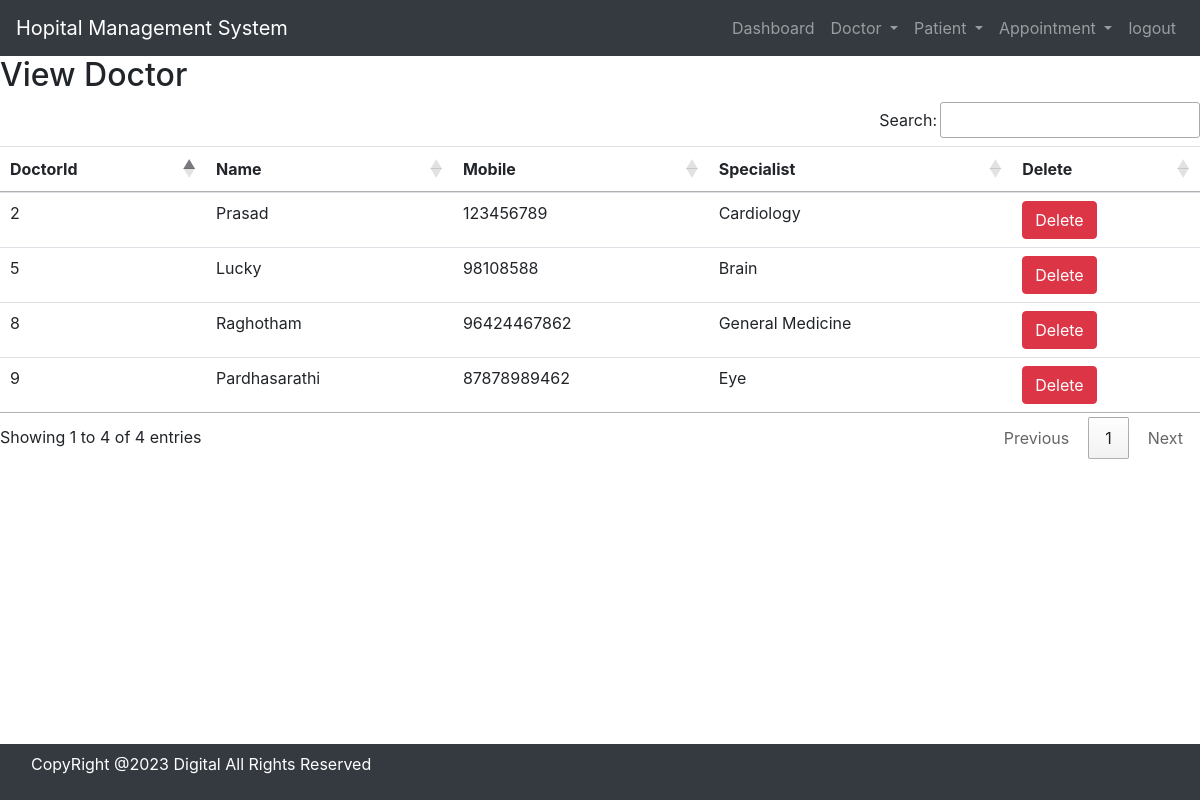
/view_doctor/ (signed in), run on the app's committed database.
### hospital/models.py (models this page shows, shortened)
class Doctor(models.Model):
    Name = models.CharField(max_length=50)
    mobile = models.IntegerField()
    specialist = models.CharField(max_length=50)

### hospital/views.py (the view)
# urls.py: path('view_doctor/', View_Doctor, name='view_doctor'),
def View_Doctor(request):
	if not request.user.is_staff:
		return redirect('login')
	doc = Doctor.objects.all()
	d = {'doc':doc}
	return render(request,'view_doctor.html',d)

### hospital/templates/view_doctor.html
{% include 'base.html' %}
{% include 'navigation.html' %}
{% block content %}
<div>
    <h2>View Doctor</h2>
    <table id="example" class="table table-hover">
        <thead>
            <tr>
                <th>DoctorId</th>
                <th>Name</th>
                <th>Mobile</th>
                <th>Specialist</th>
                <th>Delete</th>
            </tr>
        </thead>
        <tbody>
            {% for i in doc %}
            <tr>
                <td>{{i.id}}</td>
                <td>{{i.Name}}</td>
                <td>{{i.mobile}}</td>
                <td>{{i.specialist}}</td>
                <td><a href="{% url 'delete_doctor' i.id %}" onclick="return confirm('Are you sure you want to delete?')" class="btn btn-danger">Delete</a>
                </td>
            </tr>
            {% endfor %}
        </tbody>
    </table>
</div>
{% endblock content %}
{% include 'foot.html' %}

### data on the page
Doctor: id "2", Name "Prasad", mobile "123456789", specialist "Cardiology"
Doctor: id "5", Name "Lucky", mobile "98108588", specialist "Brain"
Doctor: id "8", Name "Raghotham", mobile "96424467862", specialist "General Medicine"
Doctor: id "9", Name "Pardhasarathi", mobile "87878989462", specialist "Eye"
